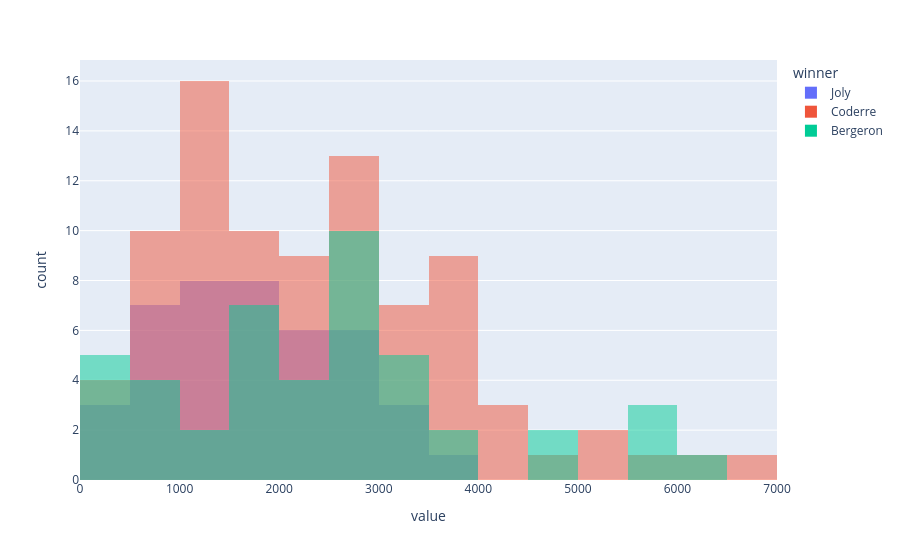

The cell this chart's notebook holds for it:
### Code cell
fig=px.histogram(df , x=['Coderre','Bergeron','Joly'],color='winner', barmode='overlay')
fig

### Figure 1 — Plotly figure (JSON) as saved in the notebook; plotly's stock layout.template omitted (floating-point values rounded to 4 significant figures)
{"data": [{"bingroup": "x", "hovertemplate": "winner=Joly<br>value=%{x}<br>count=%{y}<extra></extra>", "legendgroup": "Joly", "marker": {"color": "#636efa", "opacity": 0.5, "pattern": {"shape": ""}}, "name": "Joly", "orientation": "v", "showlegend": true, "type": "histogram", "x": [2481, 2525, 2432, 2476, 1451, 1906, 1548, 1773, 2040, 1165, 1325, 631, 595, 518, 1829, 1163, 3368, 2631, 754, 2169, 1503, 2653, 1437, 832, 1205, 258, 226, 224, 3024, 2675, 3578, 2849, 1894, 2282, 1636, 3262, 2648, 1266, 1908, 998, 1068, 690], "xaxis": "x", "yaxis": "y"}, {"bingroup": "x", "hovertemplate": "winner=Coderre<br>value=%{x}<br>count=%{y}<extra></extra>", "legendgroup": "Coderre", "marker": {"color": "#EF553B", "opacity": 0.5, "pattern": {"shape": ""}}, "name": "Coderre", "orientation": "v", "showlegend": true, "type": "histogram", "x": [3348, 3252, 5456, 4734, 5737, 3673, 3612, 4308, 4104, 3931, 5387, 2566, 3347, 3668, 2878, 2420, 2184, 1589, 2526, 1873, 1193, 4201, 3536, 332, 3694, 3509, 6591, 6229, 996, 2770, 2521, 1760, 1879, 958, 3155, 1554, 1320, 1459, 882, 1184, 2092, 2562, 984, 2666, 1793, 691, 708, 851, 1182, 653, 1642, 1330, 131, 2589, 2178, 1085, 780, 643, 2532, 2543, 3330, 2852, 1656, 2431, 2081, 3959, 2822, 1641, 1908, 2438, 3291, 1220, 2039, 1402, 1076, 1172, 1286, 1232, 1157, 3717, 2943, 326, 3454, 2338, 1435, 1051, 423], "xaxis": "x", "yaxis": "y"}, {"bingroup": "x", "hovertemplate": "winner=Bergeron<br>value=%{x}<br>count=%{y}<extra></extra>", "legendgroup": "Bergeron", "marker": {"color": "#00cc96", "opacity": 0.5, "pattern": {"shape": ""}}, "name": "Bergeron", "orientation": "v", "showlegend": true, "type": "histogram", "x": [1734, 1770, 1455, 2979, 1827, 2331, 2670, 1347, 2201, 1644, 2746, 1546, 540, 446, 491, 4782, 5933, 3599, 3430, 6408, 5748, 4962, 2827, 5819, 1950, 3250, 3679, 833, 465, 698, 2514, 3044, 2316, 2873, 2815, 2788, 3234, 2271, 2782, 1578, 3139, 2675, 592, 419, 489], "xaxis": "x", "yaxis": "y"}], "layout": {"barmode": "overlay", "legend": {"title": {"text": "winner"}, "tracegroupgap": 0}, "margin": {"t": 60}, "xaxis": {"anchor": "y", "domain": [0, 1], "title": {"text": "value"}}, "yaxis": {"anchor": "x", "domain": [0, 1], "title": {"text": "count"}}}}
